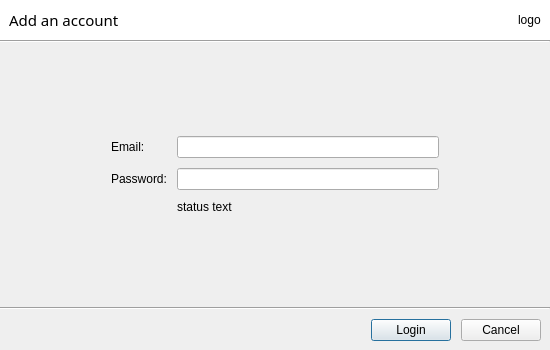
<?xml version="1.0" encoding="UTF-8"?>
<ui version="4.0">
 <class>LoginDialog</class>
 <widget class="QDialog" name="LoginDialog">
  <property name="geometry">
   <rect>
    <x>0</x>
    <y>0</y>
    <width>550</width>
    <height>350</height>
   </rect>
  </property>
  <property name="windowTitle">
   <string>Dialog</string>
  </property>
  <property name="styleSheet">
   <string notr="true">QLineEdit {
min-width: 260px;
}</string>
  </property>
  <layout class="QVBoxLayout" name="verticalLayout">
   <property name="spacing">
    <number>0</number>
   </property>
   <property name="leftMargin">
    <number>0</number>
   </property>
   <property name="topMargin">
    <number>0</number>
   </property>
   <property name="rightMargin">
    <number>0</number>
   </property>
   <property name="bottomMargin">
    <number>0</number>
   </property>
   <item>
    <widget class="QWidget" name="widget" native="true">
     <property name="styleSheet">
      <string notr="true">background: white;</string>
     </property>
     <layout class="QHBoxLayout" name="horizontalLayout_2">
      <item>
       <widget class="QLabel" name="mTitle">
        <property name="font">
         <font>
          <family>Sans Serif</family>
          <pointsize>11</pointsize>
         </font>
        </property>
        <property name="styleSheet">
         <string notr="true"/>
        </property>
        <property name="text">
         <string>Add an account</string>
        </property>
       </widget>
      </item>
      <item>
       <spacer name="horizontalSpacer_4">
        <property name="orientation">
         <enum>Qt::Horizontal</enum>
        </property>
        <property name="sizeHint" stdset="0">
         <size>
          <width>376</width>
          <height>20</height>
         </size>
        </property>
       </spacer>
      </item>
      <item>
       <widget class="QLabel" name="mLogo">
        <property name="text">
         <string>logo</string>
        </property>
       </widget>
      </item>
     </layout>
    </widget>
   </item>
   <item>
    <widget class="Line" name="line">
     <property name="orientation">
      <enum>Qt::Horizontal</enum>
     </property>
    </widget>
   </item>
   <item>
    <spacer name="verticalSpacer">
     <property name="orientation">
      <enum>Qt::Vertical</enum>
     </property>
     <property name="sizeHint" stdset="0">
      <size>
       <width>20</width>
       <height>85</height>
      </size>
     </property>
    </spacer>
   </item>
   <item>
    <layout class="QHBoxLayout" name="horizontalLayout_3">
     <item>
      <spacer name="horizontalSpacer_2">
       <property name="orientation">
        <enum>Qt::Horizontal</enum>
       </property>
       <property name="sizeHint" stdset="0">
        <size>
         <width>40</width>
         <height>20</height>
        </size>
       </property>
      </spacer>
     </item>
     <item>
      <layout class="QFormLayout" name="formLayout">
       <property name="fieldGrowthPolicy">
        <enum>QFormLayout::AllNonFixedFieldsGrow</enum>
       </property>
       <property name="horizontalSpacing">
        <number>10</number>
       </property>
       <property name="verticalSpacing">
        <number>10</number>
       </property>
       <item row="0" column="0">
        <widget class="QLabel" name="label_2">
         <property name="text">
          <string>Email:</string>
         </property>
        </widget>
       </item>
       <item row="0" column="1">
        <widget class="QLineEdit" name="mUsername"/>
       </item>
       <item row="1" column="0">
        <widget class="QLabel" name="label_3">
         <property name="text">
          <string>Password:</string>
         </property>
        </widget>
       </item>
       <item row="1" column="1">
        <widget class="QLineEdit" name="mPassword">
         <property name="echoMode">
          <enum>QLineEdit::Password</enum>
         </property>
        </widget>
       </item>
       <item row="2" column="1">
        <widget class="QLabel" name="mStatusText">
         <property name="enabled">
          <bool>true</bool>
         </property>
         <property name="text">
          <string>status text</string>
         </property>
        </widget>
       </item>
      </layout>
     </item>
     <item>
      <spacer name="horizontalSpacer_3">
       <property name="orientation">
        <enum>Qt::Horizontal</enum>
       </property>
       <property name="sizeHint" stdset="0">
        <size>
         <width>40</width>
         <height>20</height>
        </size>
       </property>
      </spacer>
     </item>
    </layout>
   </item>
   <item>
    <spacer name="verticalSpacer_2">
     <property name="orientation">
      <enum>Qt::Vertical</enum>
     </property>
     <property name="sizeHint" stdset="0">
      <size>
       <width>20</width>
       <height>85</height>
      </size>
     </property>
    </spacer>
   </item>
   <item>
    <widget class="Line" name="line_2">
     <property name="orientation">
      <enum>Qt::Horizontal</enum>
     </property>
    </widget>
   </item>
   <item>
    <layout class="QHBoxLayout" name="horizontalLayout">
     <property name="spacing">
      <number>10</number>
     </property>
     <property name="leftMargin">
      <number>9</number>
     </property>
     <property name="topMargin">
      <number>9</number>
     </property>
     <property name="rightMargin">
      <number>9</number>
     </property>
     <property name="bottomMargin">
      <number>9</number>
     </property>
     <item>
      <spacer name="horizontalSpacer">
       <property name="orientation">
        <enum>Qt::Horizontal</enum>
       </property>
       <property name="sizeHint" stdset="0">
        <size>
         <width>40</width>
         <height>20</height>
        </size>
       </property>
      </spacer>
     </item>
     <item>
      <widget class="QPushButton" name="mSubmitBtn">
       <property name="text">
        <string>Login</string>
       </property>
      </widget>
     </item>
     <item>
      <widget class="QPushButton" name="pushButton">
       <property name="text">
        <string>Cancel</string>
       </property>
      </widget>
     </item>
    </layout>
   </item>
  </layout>
 </widget>
 <tabstops>
  <tabstop>mUsername</tabstop>
  <tabstop>mPassword</tabstop>
  <tabstop>mSubmitBtn</tabstop>
  <tabstop>pushButton</tabstop>
 </tabstops>
 <resources/>
 <connections>
  <connection>
   <sender>pushButton</sender>
   <signal>clicked()</signal>
   <receiver>LoginDialog</receiver>
   <slot>reject()</slot>
   <hints>
    <hint type="sourcelabel">
     <x>299</x>
     <y>180</y>
    </hint>
    <hint type="destinationlabel">
     <x>339</x>
     <y>4</y>
    </hint>
   </hints>
  </connection>
 </connections>
</ui>
